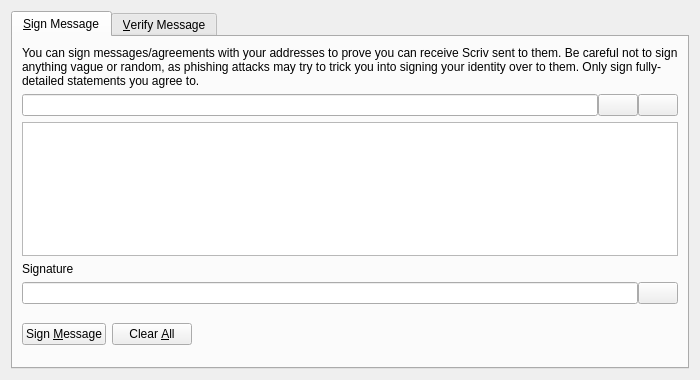
<?xml version="1.0" encoding="UTF-8"?>
<ui version="4.0">
 <class>SignVerifyMessageDialog</class>
 <widget class="QDialog" name="SignVerifyMessageDialog">
  <property name="geometry">
   <rect>
    <x>0</x>
    <y>0</y>
    <width>700</width>
    <height>380</height>
   </rect>
  </property>
  <property name="windowTitle">
   <string>Signatures - Sign / Verify a Message</string>
  </property>
  <property name="modal">
   <bool>true</bool>
  </property>
  <layout class="QVBoxLayout" name="verticalLayout">
   <item>
    <widget class="QTabWidget" name="tabWidget">
     <property name="currentIndex">
      <number>0</number>
     </property>
     <widget class="QWidget" name="tabSignMessage">
      <attribute name="title">
       <string>&amp;Sign Message</string>
      </attribute>
      <layout class="QVBoxLayout" name="verticalLayout_SM">
       <item>
        <widget class="QLabel" name="infoLabel_SM">
         <property name="text">
          <string>You can sign messages/agreements with your addresses to prove you can receive Scriv sent to them. Be careful not to sign anything vague or random, as phishing attacks may try to trick you into signing your identity over to them. Only sign fully-detailed statements you agree to.</string>
         </property>
         <property name="textFormat">
          <enum>Qt::PlainText</enum>
         </property>
         <property name="wordWrap">
          <bool>true</bool>
         </property>
        </widget>
       </item>
       <item>
        <layout class="QHBoxLayout" name="horizontalLayout_1_SM">
         <property name="spacing">
          <number>0</number>
         </property>
         <item>
          <widget class="QValidatedLineEdit" name="addressIn_SM">
           <property name="toolTip">
            <string>The Scriv address to sign the message with</string>
           </property>
          </widget>
         </item>
         <item>
          <widget class="QPushButton" name="addressBookButton_SM">
           <property name="toolTip">
            <string>Choose previously used address</string>
           </property>
           <property name="text">
            <string/>
           </property>
           <property name="shortcut">
            <string>Alt+A</string>
           </property>
           <property name="autoDefault">
            <bool>false</bool>
           </property>
          </widget>
         </item>
         <item>
          <widget class="QPushButton" name="pasteButton_SM">
           <property name="toolTip">
            <string>Paste address from clipboard</string>
           </property>
           <property name="text">
            <string/>
           </property>
           <property name="shortcut">
            <string>Alt+P</string>
           </property>
           <property name="autoDefault">
            <bool>false</bool>
           </property>
          </widget>
         </item>
        </layout>
       </item>
       <item>
        <widget class="QPlainTextEdit" name="messageIn_SM">
         <property name="toolTip">
          <string>Enter the message you want to sign here</string>
         </property>
        </widget>
       </item>
       <item>
        <widget class="QLabel" name="signatureLabel_SM">
         <property name="text">
          <string>Signature</string>
         </property>
         <property name="textFormat">
          <enum>Qt::PlainText</enum>
         </property>
        </widget>
       </item>
       <item>
        <layout class="QHBoxLayout" name="horizontalLayout_2_SM">
         <property name="spacing">
          <number>0</number>
         </property>
         <item>
          <widget class="QLineEdit" name="signatureOut_SM">
           <property name="font">
            <font>
             <italic>true</italic>
            </font>
           </property>
           <property name="readOnly">
            <bool>true</bool>
           </property>
          </widget>
         </item>
         <item>
          <widget class="QPushButton" name="copySignatureButton_SM">
           <property name="toolTip">
            <string>Copy the current signature to the system clipboard</string>
           </property>
           <property name="text">
            <string/>
           </property>
           <property name="autoDefault">
            <bool>false</bool>
           </property>
          </widget>
         </item>
        </layout>
       </item>
       <item>
        <layout class="QHBoxLayout" name="horizontalLayout_3_SM">
         <item>
          <widget class="QPushButton" name="signMessageButton_SM">
           <property name="toolTip">
            <string>Sign the message to prove you own this Scriv address</string>
           </property>
           <property name="text">
            <string>Sign &amp;Message</string>
           </property>
           <property name="autoDefault">
            <bool>false</bool>
           </property>
          </widget>
         </item>
         <item>
          <widget class="QPushButton" name="clearButton_SM">
           <property name="toolTip">
            <string>Reset all sign message fields</string>
           </property>
           <property name="text">
            <string>Clear &amp;All</string>
           </property>
           <property name="autoDefault">
            <bool>false</bool>
           </property>
          </widget>
         </item>
         <item>
          <spacer name="horizontalSpacer_1_SM">
           <property name="orientation">
            <enum>Qt::Horizontal</enum>
           </property>
           <property name="sizeHint" stdset="0">
            <size>
             <width>40</width>
             <height>48</height>
            </size>
           </property>
          </spacer>
         </item>
         <item>
          <widget class="QLabel" name="statusLabel_SM">
           <property name="font">
            <font>
             <weight>75</weight>
             <bold>true</bold>
            </font>
           </property>
           <property name="text">
            <string/>
           </property>
           <property name="wordWrap">
            <bool>true</bool>
           </property>
          </widget>
         </item>
         <item>
          <spacer name="horizontalSpacer_2_SM">
           <property name="orientation">
            <enum>Qt::Horizontal</enum>
           </property>
           <property name="sizeHint" stdset="0">
            <size>
             <width>40</width>
             <height>48</height>
            </size>
           </property>
          </spacer>
         </item>
        </layout>
       </item>
      </layout>
     </widget>
     <widget class="QWidget" name="tabVerifyMessage">
      <attribute name="title">
       <string>&amp;Verify Message</string>
      </attribute>
      <layout class="QVBoxLayout" name="verticalLayout_VM">
       <item>
        <widget class="QLabel" name="infoLabel_VM">
         <property name="text">
          <string>Enter the receiver's address, message (ensure you copy line breaks, spaces, tabs, etc. exactly) and signature below to verify the message. Be careful not to read more into the signature than what is in the signed message itself, to avoid being tricked by a man-in-the-middle attack. Note that this only proves the signing party receives with the address, it cannot prove sendership of any transaction!</string>
         </property>
         <property name="textFormat">
          <enum>Qt::PlainText</enum>
         </property>
         <property name="alignment">
          <set>Qt::AlignLeading|Qt::AlignLeft|Qt::AlignTop</set>
         </property>
         <property name="wordWrap">
          <bool>true</bool>
         </property>
        </widget>
       </item>
       <item>
        <layout class="QHBoxLayout" name="horizontalLayout_1_VM">
         <property name="spacing">
          <number>0</number>
         </property>
         <item>
          <widget class="QValidatedLineEdit" name="addressIn_VM">
           <property name="toolTip">
            <string>The Scriv address the message was signed with</string>
           </property>
          </widget>
         </item>
         <item>
          <widget class="QPushButton" name="addressBookButton_VM">
           <property name="toolTip">
            <string>Choose previously used address</string>
           </property>
           <property name="text">
            <string/>
           </property>
           <property name="shortcut">
            <string>Alt+A</string>
           </property>
           <property name="autoDefault">
            <bool>false</bool>
           </property>
          </widget>
         </item>
        </layout>
       </item>
       <item>
        <widget class="QPlainTextEdit" name="messageIn_VM"/>
       </item>
       <item>
        <widget class="QValidatedLineEdit" name="signatureIn_VM"/>
       </item>
       <item>
        <layout class="QHBoxLayout" name="horizontalLayout_2_VM">
         <item>
          <widget class="QPushButton" name="verifyMessageButton_VM">
           <property name="toolTip">
            <string>Verify the message to ensure it was signed with the specified Scriv address</string>
           </property>
           <property name="text">
            <string>Verify &amp;Message</string>
           </property>
           <property name="autoDefault">
            <bool>false</bool>
           </property>
          </widget>
         </item>
         <item>
          <widget class="QPushButton" name="clearButton_VM">
           <property name="toolTip">
            <string>Reset all verify message fields</string>
           </property>
           <property name="text">
            <string>Clear &amp;All</string>
           </property>
           <property name="autoDefault">
            <bool>false</bool>
           </property>
          </widget>
         </item>
         <item>
          <spacer name="horizontalSpacer_1_VM">
           <property name="orientation">
            <enum>Qt::Horizontal</enum>
           </property>
           <property name="sizeHint" stdset="0">
            <size>
             <width>40</width>
             <height>48</height>
            </size>
           </property>
          </spacer>
         </item>
         <item>
          <widget class="QLabel" name="statusLabel_VM">
           <property name="font">
            <font>
             <weight>75</weight>
             <bold>true</bold>
            </font>
           </property>
           <property name="text">
            <string/>
           </property>
           <property name="wordWrap">
            <bool>true</bool>
           </property>
          </widget>
         </item>
         <item>
          <spacer name="horizontalSpacer_2_VM">
           <property name="orientation">
            <enum>Qt::Horizontal</enum>
           </property>
           <property name="sizeHint" stdset="0">
            <size>
             <width>40</width>
             <height>48</height>
            </size>
           </property>
          </spacer>
         </item>
        </layout>
       </item>
      </layout>
     </widget>
    </widget>
   </item>
  </layout>
 </widget>
 <customwidgets>
  <customwidget>
   <class>QValidatedLineEdit</class>
   <extends>QLineEdit</extends>
   <header>qvalidatedlineedit.h</header>
  </customwidget>
 </customwidgets>
 <resources>
  <include location="../scriv.qrc"/>
 </resources>
 <connections/>
</ui>
